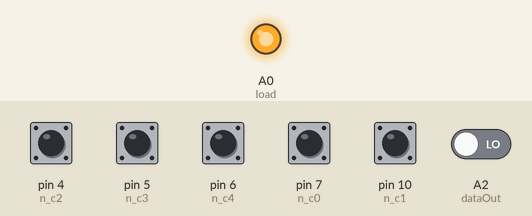
Simulated run of this sketch. Board: Arduino Uno, built with avr-gcc and run on an emulated ATmega328P. Shown: output pins drawn as LEDs (lit = HIGH). The test bench sets the inputs (shaded band); at power-on: pin 4 (n_c2), pin 5 (n_c3), pin 6 (n_c4), pin 7 (n_c0), pin 10 (n_c1) HIGH, A2 (dataOut) LOW. Pins used as bus, display or sensor lines are not drawn; what the sketch prints to the serial monitor is not drawn.

Above: at 0.97 s.
1.3 s: pin 4 (n_c2) pulled LOW for 0.15 s
4.3 s: pin 7 (n_c0) pulled LOW for 1 s
7.3 s: pin 10 (n_c1) pulled LOW for 0.15 s
10.3 s: A2 (dataOut) driven HIGH
13.3 s: pin 10 (n_c1) pulled LOW for 1 s
Timing chart, 0 to 16.3 s (numbered marks = the images above; inputs shaded):
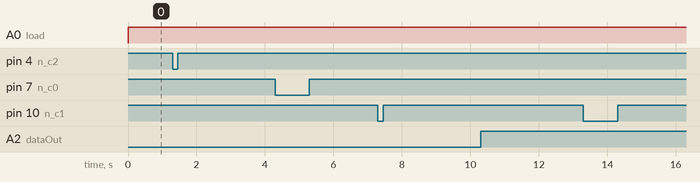

The sketch:

Panel.ino
```cpp
//Pins for rotary switches
int load=A0;
int clockPulse=A1;
int dataOut=A2;
int r0=A3;
int r1=A4;
int r2=A5;
int previous_position[] = {-1,-1,-1}; //Previous position of rotary switches

//Pins for buttons
int n_r0=3;
int n_r1=8;
int n_r2=9;
int n_r3=2;
int n_c0=7;
int n_c1=10;
int n_c2=4;
int n_c3=5;
int n_c4=6;

int previous_matrix[4][5]={
  {1,1,1,1,1},
  {1,1,1,1,1},
  {1,1,1,1,1},
  {1,1,1,1,1}
};

//Messages to send via serial port when buttons is pressed
const String messages[4][5]={
  {"", "", "", "", ""},
  {"PANForward=", "PANJog_up=", "", "", ""},
  {"PANJog_left=", "PANJog_right=", "", "", ""},
  {"PANBackward=", "PANJog_down=", "", "", ""}
};

uint16_t value;

void setup(){
  pinMode(load, OUTPUT);
  pinMode(clockPulse, OUTPUT);
  pinMode(dataOut, INPUT);
  pinMode(r2, INPUT);
  pinMode(r1, INPUT);
  pinMode(r0, INPUT);

  pinMode(n_r0, INPUT);
  pinMode(n_r1, INPUT);
  pinMode(n_r2, INPUT);
  pinMode(n_r3, INPUT);
  pinMode(n_c0, INPUT_PULLUP);
  pinMode(n_c1, INPUT_PULLUP);
  pinMode(n_c2, INPUT_PULLUP);
  pinMode(n_c3, INPUT_PULLUP);
  pinMode(n_c4, INPUT_PULLUP);

  Serial.begin(115200);
}

void loop(){

    pinMode(r2, OUTPUT);
    digitalWrite(r2, 0);
    readF(2);


   pinMode(r2, INPUT);
    pinMode(r1, OUTPUT);
    digitalWrite(r2, 1);
    digitalWrite(r1, 0);
    readF(1);
    pinMode(r1, INPUT);
    pinMode(r0, OUTPUT);
    digitalWrite(r1, 1);
    digitalWrite(r0, 0);
    readF(0);
    pinMode(r0, INPUT);
    digitalWrite(r0, 1);

    for(int i = 0; i < 4; i++){
       selectButton(i);
       delay(50);
    }
}

void selectButton(int row){

  switch(row){
    case 0:
      pinMode(n_r0, OUTPUT);
      digitalWrite(n_r0, LOW);
      readButton(0);
      pinMode(n_r0, INPUT);
      break;
    case 1:
      pinMode(n_r1, OUTPUT);
      digitalWrite(n_r1, LOW);
      readButton(1);
      pinMode(n_r1, INPUT);
      break;
    case 2:
      pinMode(n_r2, OUTPUT);
      digitalWrite(n_r2, LOW);
      readButton(2);
      pinMode(n_r2, INPUT);
      break;
    case 3:
      pinMode(n_r3, OUTPUT);
      digitalWrite(n_r3, LOW);
      readButton(3);
      pinMode(n_r3, INPUT);
      break;
  }
}

void readButton(int row){
    int read_n_c0 = digitalRead(n_c0);
    if(read_n_c0!=previous_matrix[row][0]){
      Serial.println(messages[row][0]+previous_matrix[row][0]);
      previous_matrix[row][0]=read_n_c0;
    }
    int read_n_c1 = digitalRead(n_c1);
    if(read_n_c1!=previous_matrix[row][1]){
      Serial.println(messages[row][1]+previous_matrix[row][1]);
      previous_matrix[row][1]=read_n_c1;
    }
    int read_n_c2 = digitalRead(n_c2);
    if(read_n_c2!=previous_matrix[row][2]){
      Serial.println(messages[row][2]+previous_matrix[row][2]);
      previous_matrix[row][2]=read_n_c2;
    }
    int read_n_c3 = digitalRead(n_c3);
    if(read_n_c3!=previous_matrix[row][3]){
      Serial.println(messages[row][3]+previous_matrix[row][3]);
      previous_matrix[row][3]=read_n_c3;
    }
   int read_n_c4 = digitalRead(n_c4);
    if(read_n_c4!=previous_matrix[row][4]){
      Serial.println(messages[row][4]+previous_matrix[row][4]);
      previous_matrix[row][4]=read_n_c4;
    }
}

void readF(int sw){
    uint16_t dataIn=0;
    int position=-1;
    digitalWrite(clockPulse, 0);
    digitalWrite(load, 0);
    delay(1);
    digitalWrite(clockPulse, 0);

    delay(1);
    digitalWrite(clockPulse, 1);
    delay(1);
    digitalWrite(load, 1);

    delay(1);

    for(int j=15; j>=0; j--){
      digitalWrite(clockPulse, 1);
      delay(1);
      value=digitalRead(dataOut);
      if(value){
        int a=(1 << j);

        dataIn=dataIn | a;
      }
      else{
           position=j;
      }

       digitalWrite(clockPulse, 0);
       delay(1);
    }
 // Serial.println(dataIn, BIN);
    if(previous_position[sw]==-1)
      previous_position[sw]=position;

    if(previous_position[sw] != position){
      if(sw == 1){
        if(previous_position[sw] > position){
          Serial.println("PANJog_rate_next=1");
        }else{
          Serial.println("PANJog_rate_previous=1");
        }
      }else if(sw == 2){
        if(previous_position[sw] > position){
          Serial.println("PANJog_feed_next=1");
        }else{
          Serial.println("PANJog_feed_previous=1");
        }
      }
      previous_position[sw] = position;
    }
    delay(1);

    digitalWrite(clockPulse, 1);

    delay(25);
}
```

Measured:
- after the input at 10.3 s, A0 (load): stays HIGH (without the input it goes to LOW after 3.0 s)
